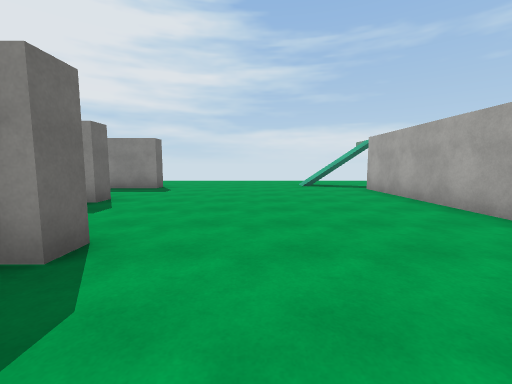
view 1 (above)

19 first-person views from a walk through a scene from a Unity 3-D project. The camera is 1.4 m above the floor, tilts 6° down and sees 90° across. The floor is counted in squares, 2 m on a side. Each view is taken from the middle of a square. On the plan, view 1 faces up. The plan holds only what a view shows up to about 9 squares ahead; the rest is blank. The player is left out. Surface patterns are stand-ins for the level's own textures.

view 2
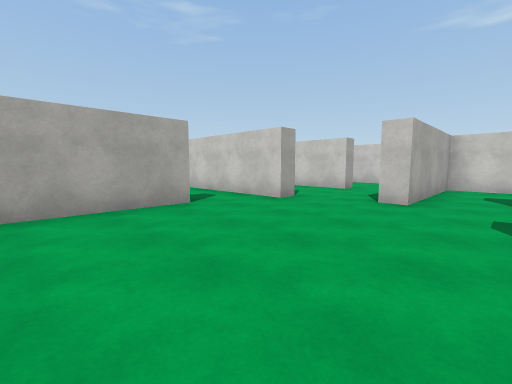

view 3
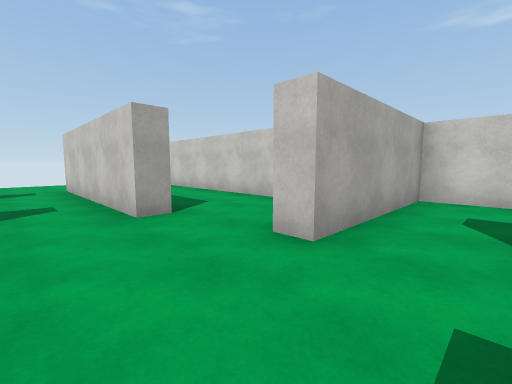

view 4
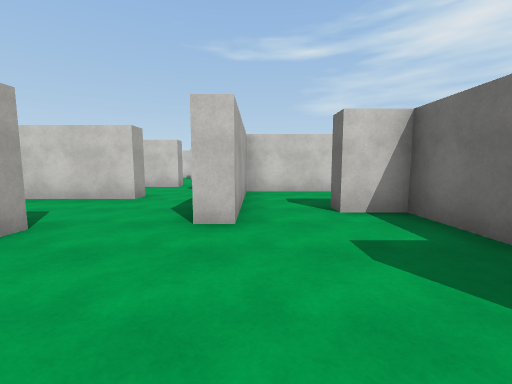

view 5
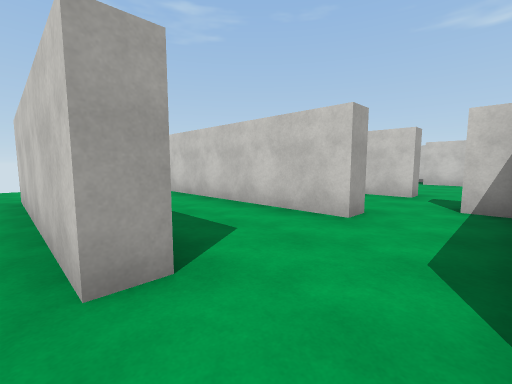

view 6
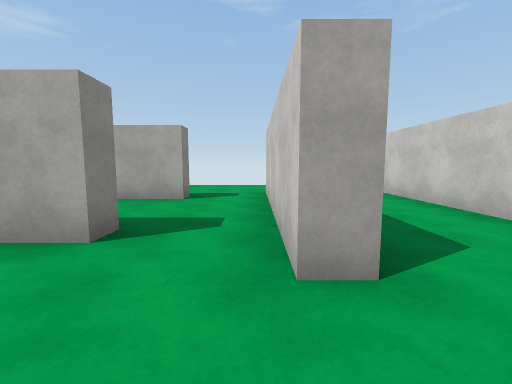

view 7
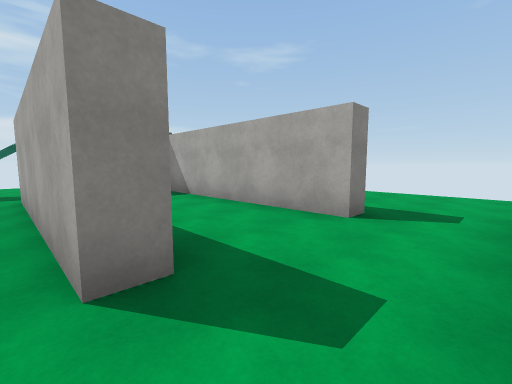

view 8
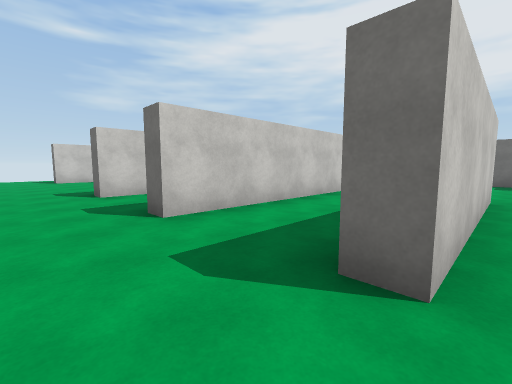

view 9
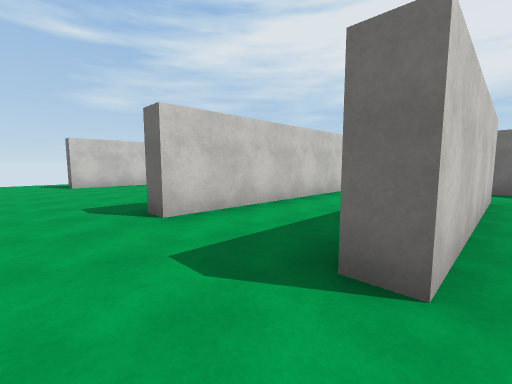

view 10
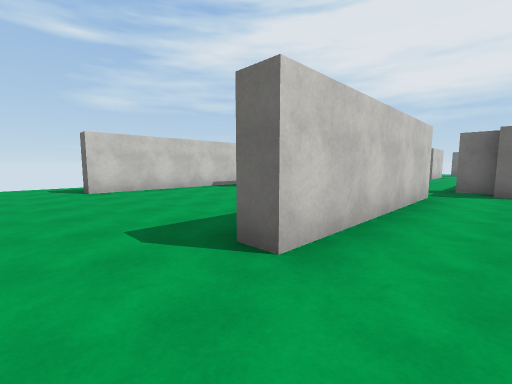

view 11
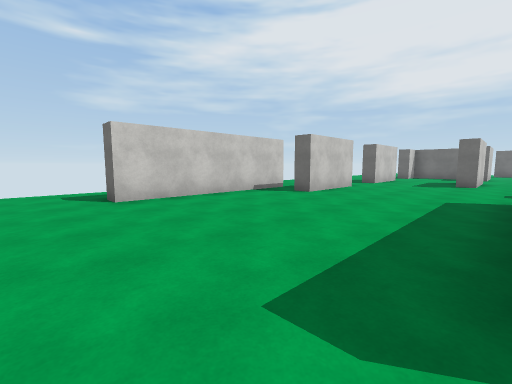

view 12
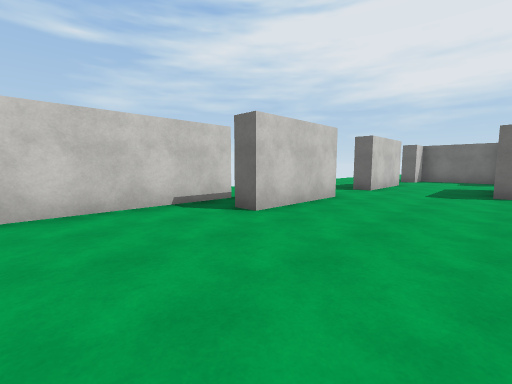

view 13
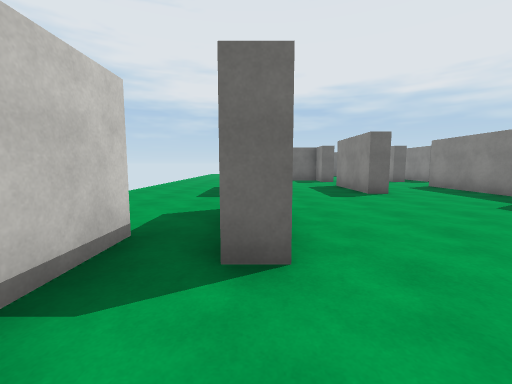

view 14
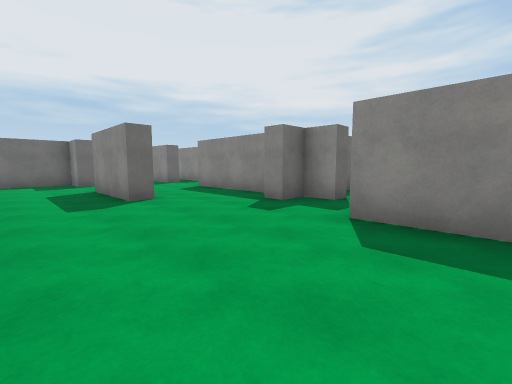

view 15
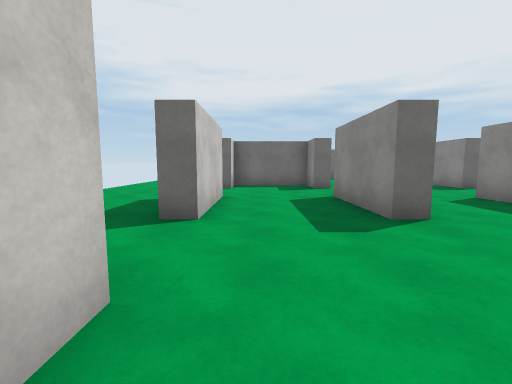

view 16
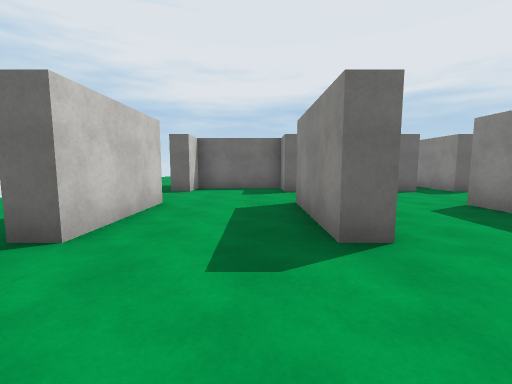

view 17
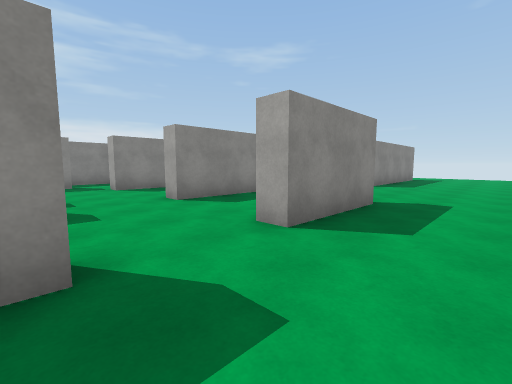

view 18
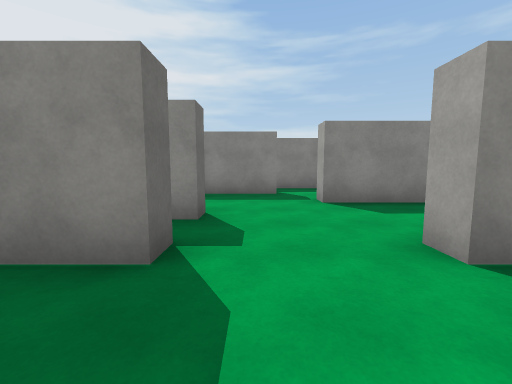

view 19
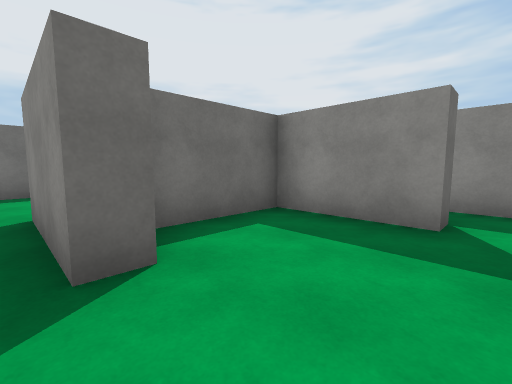

### Floor plan
Ten units are one square. View 1 is at (0, 0); x grows to the right and y downward. Boxes are objects, and circles mark ways between rooms. Rooms are numbered by the first view taken in them; rooms with no view inside come last. Other rooms are left out.
<svg viewBox="-117 -87 207 212">
<path fill="none" stroke="#000" d="M-18 13 -37 13M-20 38 2 38 2 0 8 0M-23 -10 -23 7 -13 7 -13 12M-30 -52 -30 -48M-30 -82 -30 -77 -45 -77M-15 -22 -15 -18M33 -25 33 -75M25 -7 35 -7M75 -7 75 -2M25 -1 25 -7M25 23 75 23M7 19 7 24M41 57 25 57 25 52 75 52 75 58M15 38 15 42 7 42 7 50 2 50M36 112 75 112 75 118M6 97 32 97 32 102M25 29 25 23M-4 42 -16 42M-13 67 -13 72 -37 72M75 23 75 28M-38 97 -13 97M-57 72 -67 72 -67 97 -57 97M-57 97 -57 102M-57 66 -57 72M-37 72 -37 68M-30 67 -13 67M-57 36 -57 42 -69 42M-13 97 -13 102M-112 25 -112 31M-16 42 -35 42 -35 38M24 112 36 112M-57 21 -57 27M-37 13 -37 8M-45 -3 -67 -3 -67 19M39 -25 33 -25M69 -25 63 -25 63 -75M35 -7 75 -7M-45 -8 -45 -3M-31 -18 -48 -18"/>
<circle cx="-5" cy="5" r="3" fill="#2a7"/>
<circle cx="-25" cy="25" r="3" fill="#2a7"/>
<circle cx="20" cy="0" r="3" fill="#2a7"/>
<circle cx="85" cy="0" r="3" fill="#2a7"/>
<circle cx="40" cy="-15" r="3" fill="#2a7"/>
<circle cx="70" cy="-15" r="3" fill="#2a7"/>
<circle cx="20" cy="30" r="3" fill="#2a7"/>
<circle cx="85" cy="30" r="3" fill="#2a7"/>
<circle cx="-25" cy="85" r="3" fill="#2a7"/>
<circle cx="-25" cy="55" r="3" fill="#2a7"/>
<circle cx="-5" cy="100" r="3" fill="#2a7"/>
<circle cx="30" cy="110" r="3" fill="#2a7"/>
<circle cx="85" cy="120" r="3" fill="#2a7"/>
<circle cx="-45" cy="100" r="3" fill="#2a7"/>
<circle cx="-45" cy="70" r="3" fill="#2a7"/>
<circle cx="-45" cy="40" r="3" fill="#2a7"/>
<circle cx="-40" cy="10" r="3" fill="#2a7"/>
<text x="-10" y="20">1</text>
<text x="-40" y="-60">2</text>
<text x="60" y="10">3</text>
<text x="40" y="70">4</text>
<text x="-50" y="80">5</text>
<text x="-80" y="90">6</text>
<text x="-50" y="20">7</text>
<text x="50" y="-30">8</text>
<text x="-40" y="-10">9</text>
</svg>
Room 1 opens to room 2. Room 1 opens to room 7. Room 2 opens to room 3. Room 2 opens to room 8. Room 3 opens to room 4. Room 4 opens to room 5. Room 4 opens to room 6. Room 5 opens to room 6. Room 6 opens to room 7. Room 7 opens to room 9.

Where each view was taken, in squares from view 1:
view 1: 0 up, 0 right, facing up
view 2: 5 up, 1 left, facing down-right
view 3: 2 up, 1 left, facing down-right
view 4: 3 up, 0 right, facing down
view 5: 1 up, 1 right, facing down-right
view 6: 1 up, 1 right, facing right
view 7: 1 up, 3 right, facing up-right
view 8: 1 up, 9 right, facing down-left
view 9: 2 down, 9 right, facing down-left
view 10: 4 down, 9 right, facing down-left
view 11: 6 down, 9 right, facing down-left
view 12: 7 down, 6 right, facing down-left
view 13: 10 down, 5 right, facing left
view 14: 9 down, 4 right, facing up-left
view 15: 9 down, 2 right, facing left
view 16: 8 down, 1 right, facing left
view 17: 9 down, 6 left, facing up-right
view 18: 6 down, 5 left, facing up
view 19: 3 down, 4 left, facing up-left
